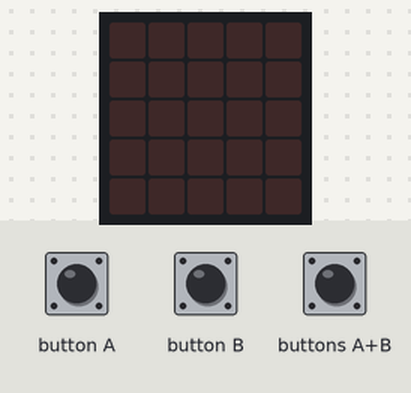
A program run on a simulated BBC micro:bit (MakeCode). Shown: the board's 5×5 LED display. Inputs (shaded band) come from the test bench.

Above: at 1.2 s.
1.3 s: buttons A+B pressed for 0.15 s
At 1.65 s:
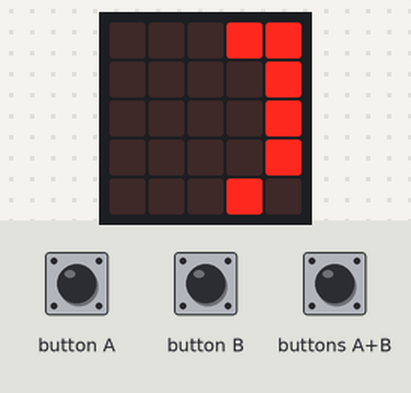
4.3 s: button A pressed for 0.15 s
At 6.85 s:
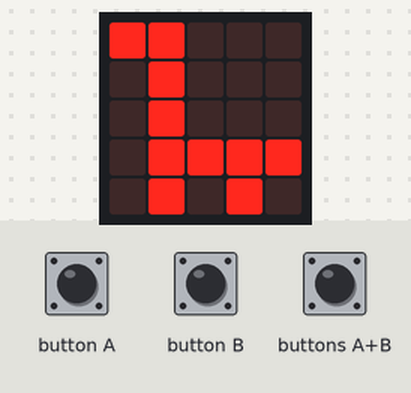
7.4 s: button B pressed for 0.15 s
10.5 s: buttons A+B pressed for 1 s
At 14.05 s:
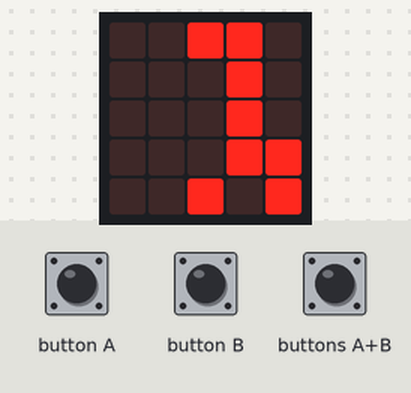
Timing chart, 0 to 15.1 s (numbered marks = the images above; inputs shaded):
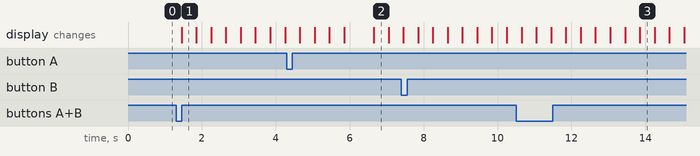

The program:

main.ts
```typescript
input.onButtonPressed(Button.A, function () {
    for (let index = 0; index < 5; index++) {
        basic.showLeds(`
            # # . . .
            . # . . .
            . # . . #
            . # # # .
            . # . # .
            `)
        basic.showLeds(`
            # # . . .
            . # . . .
            . # . . .
            . # # # #
            . # . # .
            `)
        basic.showLeds(`
            # # . . .
            . # . . .
            . # . . .
            . # # # .
            . # . # #
            `)
    }
})
input.onButtonPressed(Button.AB, function () {
    basic.showLeds(`
        . . . # #
        . . . . #
        . . . . #
        . . . . #
        . . . # .
        `)
    basic.showLeds(`
        . . # # .
        . . . # .
        . . . # .
        . . . # #
        . . # . #
        `)
    basic.showLeds(`
        . # # . .
        . . # . .
        . . # . .
        . . # # #
        . # . # .
        `)
    basic.showLeds(`
        # # . . .
        . # . . .
        . # . . #
        . # # # .
        # . # . .
        `)
    basic.showLeds(`
        # . . . .
        # . . . .
        # . . # .
        # # # . .
        # . # . .
        `)
    basic.showLeds(`
        . . . . .
        . . . . .
        . . # . .
        # # . . .
        # . . . .
        `)
    basic.showLeds(`
        . . . . .
        . . . . .
        . # . . .
        # . . . .
        . . . . .
        `)
    basic.showLeds(`
        . . . . .
        . . . . .
        # . . . .
        . . . . .
        . . . . .
        `)
    basic.showLeds(`
        . . . # #
        . . . . #
        . . . . #
        . . . . #
        . . . . #
        `)
    basic.showLeds(`
        . . # # .
        . . . # .
        . . . # .
        . . . # #
        . . . # .
        `)
    basic.showLeds(`
        . # # . .
        . . # . .
        . . # . .
        . . # # #
        . # . # .
        `)
    basic.showLeds(`
        # # . . .
        . # . . .
        . # . . #
        . # # # .
        . # . # .
        `)
})
input.onButtonPressed(Button.B, function () {
    basic.showLeds(`
        # # . . .
        . # . . .
        . # . . #
        . # # # .
        . # . # .
        `)
    basic.showLeds(`
        . # . # .
        . # # # .
        . # . . #
        . # . . .
        # # . . .
        `)
    basic.showLeds(`
        # # . . .
        . # . . .
        . # . . #
        . # # # .
        . # . # .
        `)
})
```

test.ts
```typescript
// aquí va el archivo "tests"; esto no se compilará cuando este paquete se utilice como una extensión.
```

Measured:
- after the input at 1.3 s, the display: changes after 0.15 s (image 1)
- after the input at 4.3 s, the display: first differs from a run without the input after 2.4 s (image 2)
- after the input at 10.5 s, the display: first differs from a run without the input after 3.0 s (image 3 shows a later state)
- what the display in image 1 shows lasts 0.4 s, from 1.5 s to 1.9 s
